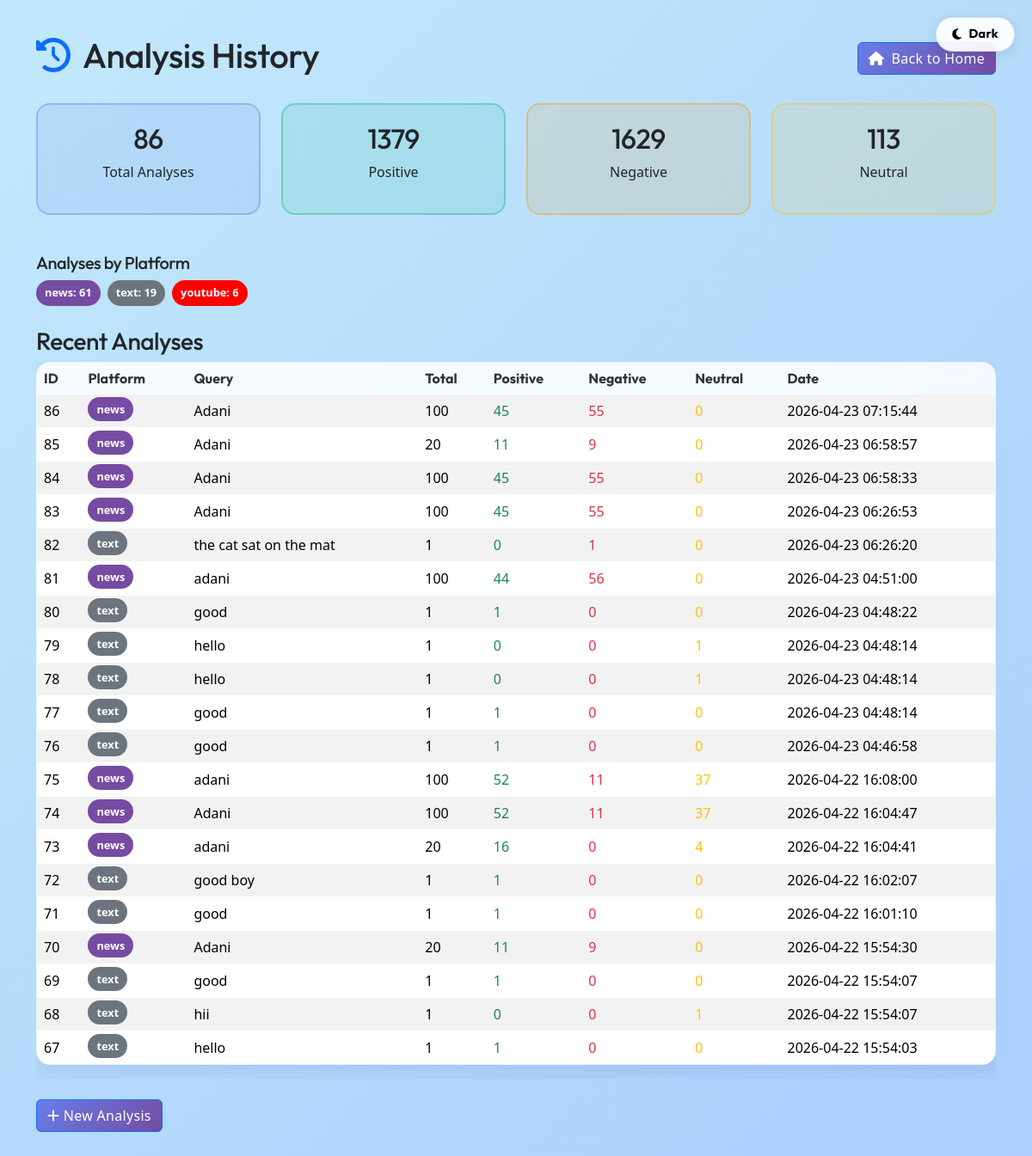
The app's page /history with its own data.
### tables this page shows
CREATE TABLE analyses (
                id INTEGER PRIMARY KEY AUTOINCREMENT,
                platform TEXT NOT NULL,
                query TEXT,
                total_count INTEGER NOT NULL,
                positive_count INTEGER NOT NULL,
                negative_count INTEGER NOT NULL,
                neutral_count INTEGER NOT NULL,
                model_used TEXT NOT NULL,
                results_json TEXT,
                created_at TIMESTAMP DEFAULT CURRENT_TIMESTAMP
            );

### app.py (the view)
@app.route('/history')
def history_page():
    try:
        history = get_analysis_history(limit=20)
        stats = get_statistics()
        return render_template("history.html", history=history, stats=stats)
    except Exception as e:
        return render_template("error.html", error=str(e)), 500

### utils/database.py (called while the page is built)
@contextmanager
def get_db_connection():
    conn = sqlite3.connect(str(config.DATABASE_PATH))
    conn.row_factory = sqlite3.Row
    try:
        yield conn
    finally:
        conn.close()

def get_analysis_history(platform: str = None, limit: int = 50) -> List[Dict]:
    with get_db_connection() as conn:
        cursor = conn.cursor()
        if platform:
            cursor.execute('''
                SELECT * FROM analyses
                WHERE platform = ?
                ORDER BY created_at DESC
                LIMIT ?
            ''', (platform, limit))
        else:
            cursor.execute('''
                SELECT * FROM analyses
                ORDER BY created_at DESC
                LIMIT ?
            ''', (limit,))
        rows = cursor.fetchall()
        return [dict(row) for row in rows]

### templates/history.html (shortened to what this page needs)
<link rel="stylesheet" href="{{ url_for('static', filename='style.css') }}">
<link href="https://cdn.jsdelivr.net/npm/bootstrap@5.3.3/dist/css/bootstrap.min.css" rel="stylesheet">
<link rel="stylesheet" href="https://cdnjs.cloudflare.com/ajax/libs/font-awesome/6.4.0/css/all.min.css">
<div class="container">
    <button class="dark-mode-toggle" id="darkModeBtn" onclick="toggleDarkMode()" title="Toggle Dark Mode">
        <i class="fas fa-moon" id="darkModeIcon"></i>
        <span id="darkModeLabel">Dark</span>
    </button>
    <div class="d-flex justify-content-between align-items-center mb-4">
        <h1><i class="fas fa-history me-2 text-primary"></i> Analysis History</h1>
        <a href="/" class="btn btn-primary"><i class="fas fa-home me-1"></i> Back to Home</a>
    </div>
    {% if stats %}
    <div class="row mb-4">
        <div class="col-md-3">
            <div class="stats-card total">
                <h2>{{ stats.total_analyses }}</h2>
                <p>Total Analyses</p>
            </div>
        </div>
        <div class="col-md-3">
            <div class="stats-card positive">
                <h2>{{ stats.total_positive }}</h2>
                <p>Positive</p>
            </div>
        </div>
        <div class="col-md-3">
            <div class="stats-card negative">
                <h2>{{ stats.total_negative }}</h2>
                <p>Negative</p>
            </div>
        </div>
        <div class="col-md-3">
            <div class="stats-card neutral">
                <h2>{{ stats.total_neutral }}</h2>
                <p>Neutral</p>
            </div>
        </div>
    </div>
    {% if stats.platforms %}
    <div class="mb-4">
        <h5>Analyses by Platform</h5>
        <div class="d-flex flex-wrap gap-2">
            {% for p in stats.platforms %}
            <span class="platform-badge platform-{{ p.platform }}">{{ p.platform }}: {{ p.count }}</span>
            {% endfor %}
        </div>
    </div>
    {% endif %}
    {% endif %}
    <h3>Recent Analyses</h3>
    {% if history %}
    <div class="table-responsive history-table">
        <table class="table table-striped table-hover">
            <thead class="table-dark">
                <tr>
                    <th>ID</th>
                    <th>Platform</th>
                    <th>Query</th>
                    <th>Total</th>
                    <th>Positive</th>
                    <th>Negative</th>
                    <th>Neutral</th>
                    <th>Date</th>
                </tr>
            </thead>
            <tbody>
                {% for item in history %}
                <tr>
                    <td>{{ item.id }}</td>
                    <td><span class="platform-badge platform-{{ item.platform }}">{{ item.platform }}</span></td>
                    <td>{{ item.query[:50] if item.query else '-' }}{% if item.query and item.query|length > 50 %}...{% endif %}</td>
                    <td>{{ item.total_count }}</td>
                    <td class="text-success">{{ item.positive_count }}</td>
                    <td class="text-danger">{{ item.negative_count }}</td>
                    <td class="text-warning">{{ item.neutral_count }}</td>
                    <td>{{ item.created_at[:19] if item.created_at else '-' }}</td>
                </tr>
                {% endfor %}
            </tbody>
        </table>
    </div>
    {% else %}
    <div class="alert alert-info">
        <i class="fas fa-info-circle"></i> No analysis history yet. Start by analyzing some text!
    </div>
    {% endif %}
    <div class="mt-4">
        <a href="/" class="btn btn-primary"><i class="fas fa-plus"></i> New Analysis</a>
    </div>
</div>

### static/style.css (style rules this page uses)
h1, h2, h3, h4, h5, h6, .navbar-brand { font-family: 'Outfit', sans-serif !important; font-weight: 700; letter-spacing: -0.5px; }
.container { width: 90%; max-width: 1400px; margin: auto; margin-top: 40px; margin-bottom: 50px; background: transparent; padding: 0; border-radius: 0; box-shadow: none; animation: fadeInUp 0.8s ease-out; }
.card, .stat-box, table { background: var(--glass-bg) !important; backdrop-filter: var(--glass-blur); -webkit-backdrop-filter: var(--glass-blur); border: 1px solid var(--glass-border) !important; border-radius: 16px !important; box-shadow: var(--glass-shadow) !important; overflow: hidden; transition: all 0.3s cubic-bezier(0.25, 0.8, 0.25, 1); }
.card-header, table th { background: var(--card-header-bg) !important; border-bottom: 1px solid var(--glass-border) !important; color: var(--card-header-color) !important; font-family: 'Outfit', sans-serif; }
button, .btn { border-radius: 10px; font-family: 'Outfit', sans-serif; font-weight: 600; letter-spacing: 0.3px; transition: all 0.3s ease; }
.btn-primary { background: linear-gradient(135deg, #667eea, #764ba2); border: none; }
.dark-mode-toggle { position: fixed; top: 20px; right: 20px; z-index: 9999; background: rgba(255,255,255,0.92); border: 1px solid rgba(0,0,0,0.08); border-radius: 50px; width: auto; padding: 8px 18px; box-shadow: 0 4px 15px rgba(0,0,0,0.12); cursor: pointer; font-size: 0.9rem; font-weight: 700; font-family: 'Outfit', sans-serif; display: flex; align-items: center; gap: 8px; transition: all 0.3s ease; }
.platform-youtube { color: #FF0000; }
.platform-text { color: #6c757d; }

### templates/history.html (style rules this page uses)
.stats-card { border-radius: 16px; padding: 20px; text-align: center; margin-bottom: 20px; backdrop-filter: blur(12px); }
.stats-card.positive { background: rgba(18, 184, 134, 0.12); border: 2px solid rgba(18, 184, 134, 0.4); }
.stats-card.negative { background: rgba(245, 159, 0, 0.12); border: 2px solid rgba(245, 159, 0, 0.4); }
.stats-card.neutral { background: rgba(252, 196, 25, 0.12); border: 2px solid rgba(252, 196, 25, 0.4); }
.stats-card.total { background: rgba(102, 126, 234, 0.12);border: 2px solid rgba(102, 126, 234, 0.4); }
.platform-badge { padding: 5px 10px; border-radius: 15px; font-size: 0.8rem; font-weight: bold; }
.platform-youtube { background: #FF0000; color: white; }
.platform-text { background: #6c757d; color: white; }
.platform-news { background: #764ba2; color: white; }

### records on screen
analyses: id "86", platform "news", query "Adani", total_count "100", positive_count "45", negative_count "55", neutral_count "0", created_at "2026-04-23 07:15:44"
analyses: id "85", platform "news", query "Adani", total_count "20", positive_count "11", negative_count "9", neutral_count "0", created_at "2026-04-23 06:58:57"
analyses: id "84", platform "news", query "Adani", total_count "100", positive_count "45", negative_count "55", neutral_count "0", created_at "2026-04-23 06:58:33"
analyses: id "83", platform "news", query "Adani", total_count "100", positive_count "45", negative_count "55", neutral_count "0", created_at "2026-04-23 06:26:53"
analyses: id "82", platform "text", query "the cat sat on the mat", total_count "1", positive_count "0", negative_count "1", neutral_count "0", created_at "2026-04-23 06:26:20"
analyses: id "81", platform "news", query "adani", total_count "100", positive_count "44", negative_count "56", neutral_count "0", created_at "2026-04-23 04:51:00"
analyses: id "80", platform "text", query "good", total_count "1", positive_count "1", negative_count "0", neutral_count "0", created_at "2026-04-23 04:48:22"
analyses: id "79", platform "text", query "hello", total_count "1", positive_count "0", negative_count "0", neutral_count "1", created_at "2026-04-23 04:48:14"
analyses: id "78", platform "text", query "hello", total_count "1", positive_count "0", negative_count "0", neutral_count "1", created_at "2026-04-23 04:48:14"
analyses: id "77", platform "text", query "good", total_count "1", positive_count "1", negative_count "0", neutral_count "0", created_at "2026-04-23 04:48:14"
analyses: id "76", platform "text", query "good", total_count "1", positive_count "1", negative_count "0", neutral_count "0", created_at "2026-04-23 04:46:58"
analyses: id "75", platform "news", query "adani", total_count "100", positive_count "52", negative_count "11", neutral_count "37", created_at "2026-04-22 16:08:00"
analyses: id "74", platform "news", query "Adani", total_count "100", positive_count "52", negative_count "11", neutral_count "37", created_at "2026-04-22 16:04:47"
analyses: id "73", platform "news", query "adani", total_count "20", positive_count "16", negative_count "0", neutral_count "4", created_at "2026-04-22 16:04:41"
analyses: id "72", platform "text", query "good boy", total_count "1", positive_count "1", negative_count "0", neutral_count "0", created_at "2026-04-22 16:02:07"
analyses: id "71", platform "text", query "good", total_count "1", positive_count "1", negative_count "0", neutral_count "0", created_at "2026-04-22 16:01:10"
analyses: id "70", platform "news", query "Adani", total_count "20", positive_count "11", negative_count "9", neutral_count "0", created_at "2026-04-22 15:54:30"
analyses: id "69", platform "text", query "good", total_count "1", positive_count "1", negative_count "0", neutral_count "0", created_at "2026-04-22 15:54:07"
analyses: id "68", platform "text", query "hii", total_count "1", positive_count "0", negative_count "0", neutral_count "1", created_at "2026-04-22 15:54:07"
analyses: id "67", platform "text", query "hello", total_count "1", positive_count "1", negative_count "0", neutral_count "0", created_at "2026-04-22 15:54:03"

### other values on screen
{{ stats.total_analyses }} "86"
{{ stats.total_positive }} "1379"
{{ stats.total_negative }} "1629"
{{ stats.total_neutral }} "113"
{{ p.platform }} "news" "text" "youtube"
{{ p.count }} "61" "19" "6"
